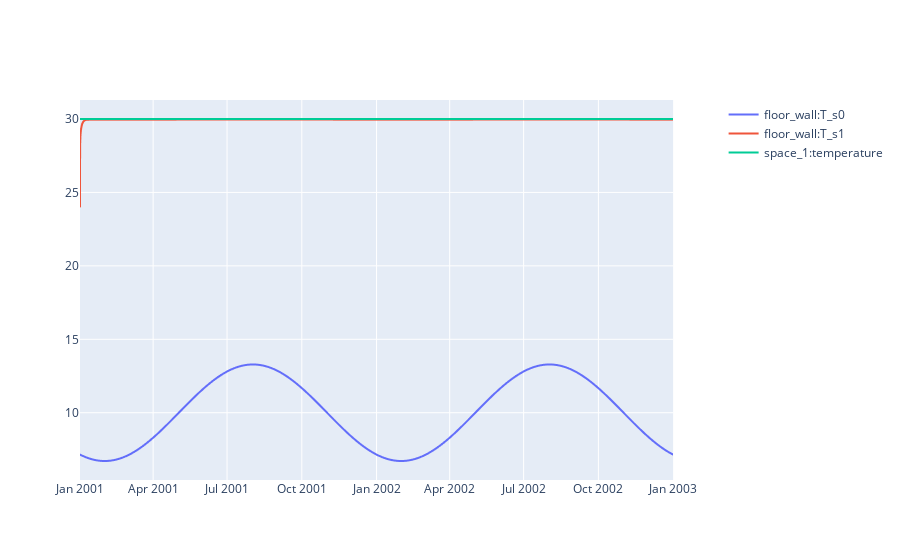

The notebook cell this image was saved under:
### Code cell
suelo = pro.component("floor_wall")
t_suelo = suelo.variable("T_s0")  
t_dentro = suelo.variable("T_s1")
t_aire = pro.component("space_1").variable("temperature")
sim.plot(pro.dates(),[t_suelo, t_dentro, t_aire])

### Figure 1 — Plotly figure (JSON) as saved in the notebook; plotly's stock layout.template omitted (floating-point values rounded to 4 significant figures; data arrays with more than 128 entries replaced by an {"elided": "..."} marker saying what was removed)
{"data": [{"hovertemplate": "date=%{x}<br>floor_wall:T_s0=%{y}<extra></extra>", "legendgroup": "", "line": {"dash": "solid"}, "marker": {"symbol": "circle"}, "mode": "lines", "name": "floor_wall:T_s0", "showlegend": true, "type": "scattergl", "x": {"elided": "17520 str values"}, "xaxis": "x", "y": {"elided": "17520 float values"}, "yaxis": "y"}, {"hovertemplate": "date=%{x}<br>floor_wall:T_s1=%{y}<extra></extra>", "legendgroup": "", "line": {"dash": "solid"}, "marker": {"symbol": "circle"}, "mode": "lines", "name": "floor_wall:T_s1", "showlegend": true, "type": "scattergl", "x": {"elided": "17520 str values"}, "xaxis": "x", "y": {"elided": "17520 float values"}, "yaxis": "y"}, {"hovertemplate": "date=%{x}<br>space_1:temperature=%{y}<extra></extra>", "legendgroup": "", "line": {"dash": "solid"}, "marker": {"symbol": "circle"}, "mode": "lines", "name": "space_1:temperature", "showlegend": true, "type": "scattergl", "x": {"elided": "17520 str values"}, "xaxis": "x", "y": {"elided": "17520 float values"}, "yaxis": "y"}], "layout": {"xaxis": {"anchor": "y", "domain": [0, 0.94]}, "yaxis": {"anchor": "x", "domain": [0, 1]}, "yaxis2": {"anchor": "x", "overlaying": "y", "side": "right"}}}
